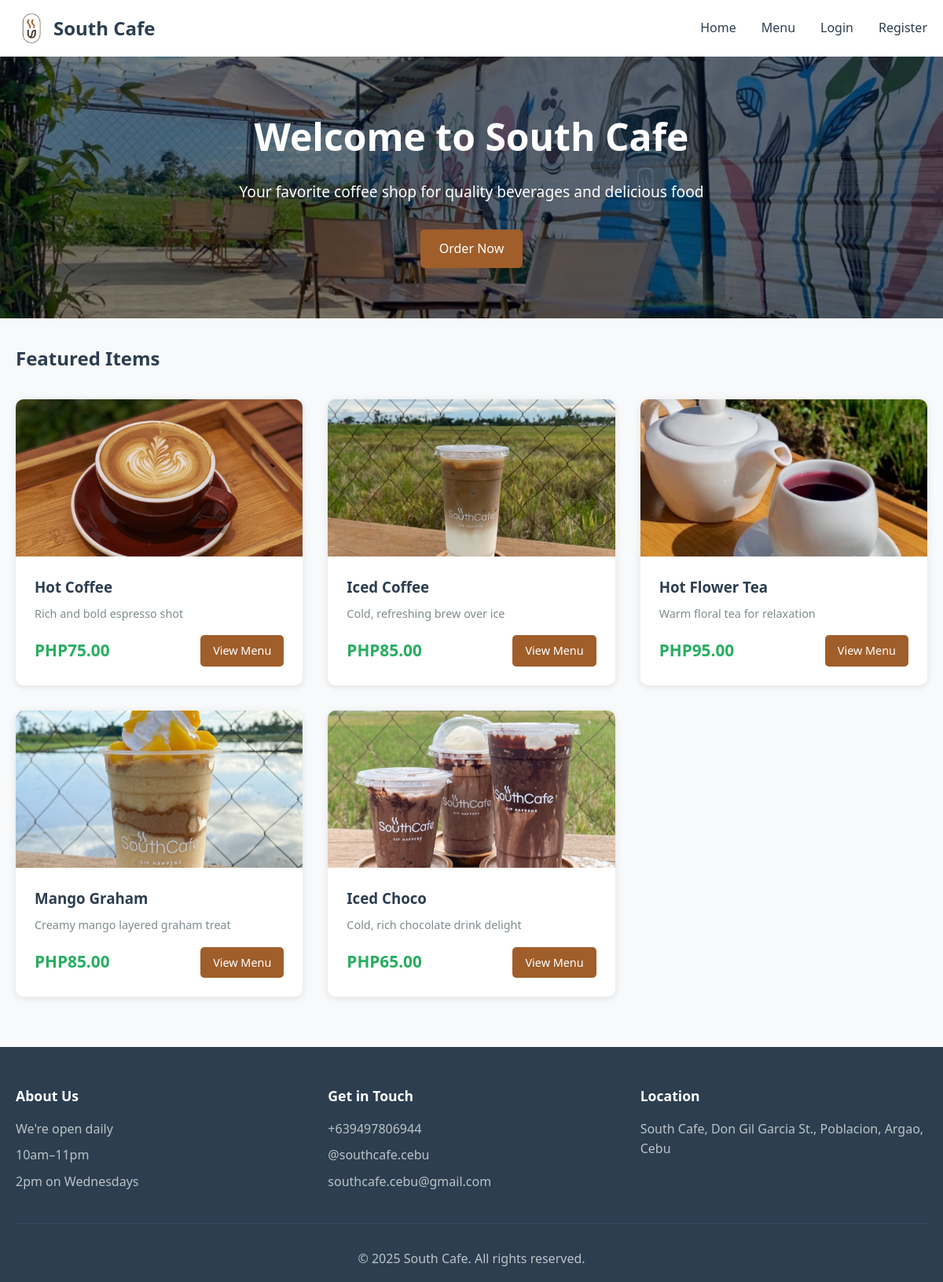
The page / on the database its author committed.
### tables this page shows
CREATE TABLE IF NOT EXISTS products (
    id INT AUTO_INCREMENT PRIMARY KEY,
    name VARCHAR(100) NOT NULL,
    description TEXT,
    price DECIMAL(10, 2) NOT NULL,
    category_id INT,
    image VARCHAR(255),
    available BOOLEAN DEFAULT TRUE,
    created_at TIMESTAMP DEFAULT CURRENT_TIMESTAMP,
    FOREIGN KEY (category_id) REFERENCES categories(id)
);

### index.php (the view, shortened to what this page needs)
<?php
require_once 'config.php';
$query = "SELECT * FROM products WHERE available = 1 ORDER BY created_at DESC LIMIT 5";
$result = mysqli_query($conn, $query);
$featured_products = mysqli_fetch_all($result, MYSQLI_ASSOC);
include 'includes/header.php';
?>
<div class="hero">
    <div class="container">
        <h1>Welcome to South Cafe</h1>
        <p>Your favorite coffee shop for quality beverages and delicious food</p>
        <a href="menu.php" class="btn btn-primary">Order Now</a>
    </div>
</div>
<div class="container">
    <section class="featured-section">
        <h2>Featured Items</h2>
        <div class="product-grid">
            <?php foreach ($featured_products as $product): ?>
                <div class="product-card">
                    <div class="product-image">
                        <img src="images/<?php echo htmlspecialchars($product['image']); ?>"
                             alt="<?php echo htmlspecialchars($product['name']); ?>"
                             onerror="this.src='images/placeholder.jpg'">
                    </div>
                    <div class="product-info">
                        <h3><?php echo htmlspecialchars($product['name']); ?></h3>
                        <p class="product-description"><?php echo htmlspecialchars($product['description']); ?></p>
                        <div class="product-footer">
                            <span class="price">PHP<?php echo number_format($product['price'], 2); ?></span>
                            <a href="menu.php" class="btn btn-small btn-primary">View Menu</a>
                        </div>
                    </div>
                </div>
            <?php endforeach; ?>
        </div>
    </section>
</div>
<?php include 'includes/footer.php'; ?>

### style.css (style rules this page uses)
* { margin: 0; padding: 0; box-sizing: border-box; }
body { font-family: 'Segoe UI', Tahoma, Geneva, Verdana, sans-serif; line-height: 1.6; color: #333; background-color: #f8f9fa; }
.container { max-width: 1200px; margin: 0 auto; padding: 0 20px; }
.hero { background: linear-gradient(rgba(0, 0, 0, 0.5), rgba(0, 0, 0, 0.5)), url('images/home-bg.jpg'); background-size: cover; background-position: center; background-repeat: no-repeat; color: white; padding: 4rem 0; text-align: center; margin-bottom: 2rem; }
.hero h1 { font-size: 3rem; margin-bottom: 1rem; }
.hero p { font-size: 1.2rem; margin-bottom: 2rem; }
.btn { display: inline-block; padding: 0.75rem 1.5rem; border: none; border-radius: 5px; cursor: pointer; text-decoration: none; transition: all 0.3s; font-size: 1rem; }
.btn-primary { background-color: #A05E2A; color: white; }
.btn-small { padding: 0.5rem 1rem; font-size: 0.9rem; }
.product-grid { display: grid; grid-template-columns: repeat(auto-fill, minmax(280px, 1fr)); gap: 2rem; margin: 2rem 0; }
.product-card { background: white; border-radius: 10px; overflow: hidden; box-shadow: 0 2px 10px rgba(0,0,0,0.1); transition: transform 0.3s; }
.product-image { position: relative; height: 200px; overflow: hidden; background-color: #ecf0f1; }
.product-image img { width: 100%; height: 100%; object-fit: cover; }
.product-info { padding: 1.5rem; }
.product-info h3 { margin-bottom: 0.5rem; color: #2c3e50; }
.product-description { color: #7f8c8d; font-size: 0.9rem; margin-bottom: 1rem; }
.product-footer { display: flex; justify-content: space-between; align-items: center; margin-top: 1rem; }
.price { font-size: 1.3rem; font-weight: bold; color: #27ae60; }
.featured-section h2 { margin: 2rem 0 1rem 0; color: #2c3e50; }

### rows shown on the page
products: image (picture), name "Hot Coffee", description "Rich and bold espresso shot", price "75.00"
products: image (picture), name "Iced Coffee", description "Cold, refreshing brew over ice", price "85.00"
products: image (picture), name "Hot Flower Tea", description "Warm floral tea for relaxation", price "95.00"
products: image (picture), name "Mango Graham", description "Creamy mango layered graham treat", price "85.00"
products: image (picture), name "Iced Choco", description "Cold, rich chocolate drink delight", price "65.00"
